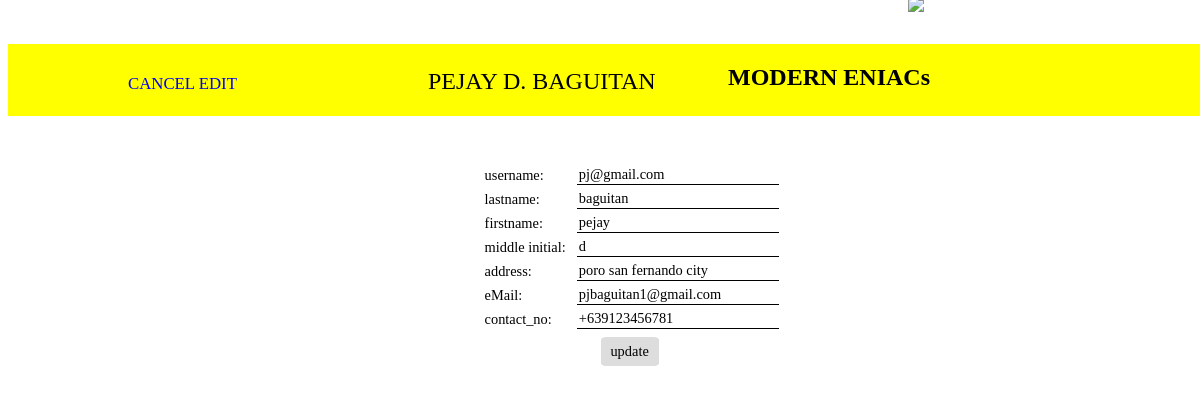
Page /prof_edit.php?id=7 (signed in) on the committed database.
### tables this page shows
CREATE TABLE `users` (
  `userId` int(6) NOT NULL AUTO_INCREMENT,
  `username` varchar(50) NOT NULL,
  `password` char(10) DEFAULT NULL,
  `lname` char(20) DEFAULT NULL,
  `fname` char(20) DEFAULT NULL,
  `mi` char(1) DEFAULT NULL,
  `address` varchar(50) DEFAULT NULL,
  `email` varchar(30) DEFAULT NULL,
  `contact_no` char(13) DEFAULT NULL,
  PRIMARY KEY (`username`),
  KEY `userId` (`userId`)
);

### prof_edit.php (the view, shortened to what this page needs)
<!doctype html>
<html>
<head>
	<link rel="stylesheet" href="style.css">
</head>
<body>
					<div class="nav">
						<nav ></br></br>
						  <div class="grid-container">
								<li class="ident"><?php echo $_SESSION['fname'];?> <?php echo $_SESSION['mi'];?>. <?php echo $_SESSION['lname'];?></li>
								<h1 class="head"> <li> MODERN ENIACs</li></h1>
							<img src="iro.png" class="logo">
						  </div>
						  <div class="rect"></div>
						 </nav>
						<div class="sub">
						  <a href="profile.php"></li class="home">CANCEL EDIT</li></a>
						</div>
					</div>
<?php
		$con = new mysqli("localhost", "user", "1234", "modern_eniac");
			if (mysqli_connect_errno()) {
		printf("Connect failed: %s\n", mysqli_connect_error());
		}else{
		$sql = "SELECT * FROM users WHERE userId = '".$_GET['id']."'";
			$result = $con ->query($sql);
			$row = $result->fetch_assoc();
			if ($result->num_rows > 0) {
			$id = $row['userId'];
?>
<div style="margin-top:10%;">
		<form method="POST" action="prof_update.php">
			<table class="identity">
				<tr><td>username:</td><td><input type="text" value="<?php echo $row['username'];?>" name="username" readonly></td></tr>
				<tr><td>lastname:</td><td><input type="text" value="<?php echo $row['lname'];?>" name="lname"></td></tr>
				<tr><td>firstname:</td><td><input type="text" value="<?php echo $row['fname'];?>" name="fname"></td></tr>
				<tr><td>middle initial:</td><td><input type="text" value="<?php echo $row['mi'];?>" name="mi"></td></tr>
				<tr><td>address:</td><td><input type="text" value="<?php echo $row['address'];?>" name="address"></td></tr>
				<tr><td>eMail:</td><td><input type="text" value="<?php echo $row['email'];?>" name="email"></td></tr>
				<tr><td>contact_no:</td><td><input type="text" value="<?php echo $row['contact_no'];?>" name="contact_no" maxlength="14"></td></tr>
				<tr><td colspan="2"><input type="hidden" value=<?php echo $id ?> name="userId"></td></tr>
				<tr><td colspan="2"><input type="submit" value="update" name="update" class="update"></td></tr>
			</table>
		</form>
</div>
<?php
			}else{
			echo "error" . $con-> error;
		}
		}
?>
</body>
</html>

### style.css (style rules this page uses)
.grid-container { grid-template-areas; 'header header header header header header' }
.head { font-family: maiandra GD; background-color: yellow; position:fixed; margin-left: 63%; margin-top:; z-index:2; font-size: 2vw; }
a { text-decoration: none; }
li { display: inline; font-size: 1.5 vw; }
.rect { width: 100%; background-color: yellow; position:fixed; position:relative; z-index:1; overflow:hidden; padding-bottom:6%; position:fixed; }
.logo { height:auto; width:13%; max-width:200px; margin-left: 85%; z-index:3; position:fixed; margin-top:-3%; }

### prof_edit.php (style rules this page uses)
.head { margin-left:60%; }
.logo { margin-left:75%; margin-top:-4%; }
.ident { font-family:Berlin Sans FB; z-index:2; font-size:2vw; position:fixed; margin-left:10%; text-transform:uppercase; margin-top:2%; margin-left:35%; }
.sub { position:fixed; margin-top:2.5%; margin-left:10%; font-size:1.4vw; z-index:2; font-family:Berlin Sans FB; }
.identity { margin-left:40%; font-size:1.2vw; width:25%; }
input { font-family:Berlin Sans FB; font-size:1.2vw; width:100%; border:none; border-bottom:1px solid; }
.update { font-family: Berlin Sans FB; background-color: #ddd; border: none; color: black; padding-left:2%; padding-right:2%; padding-bottom:2%; padding-top:2%; font-size: 1.2vw; transition: 0.3s; border-radius:10%; width:20%; margin-left:40%; }

### rows in the picture
users: username "pj@gmail.com", lname "baguitan", fname "pejay", mi "d", address "poro san fernando city", email "pjbaguitan1@gmail.com", contact_no "+639123456781"

### other values in the picture
$_SESSION['fname'] "PEJAY"
$_SESSION['mi'] "D"
$_SESSION['lname'] "BAGUITAN"
